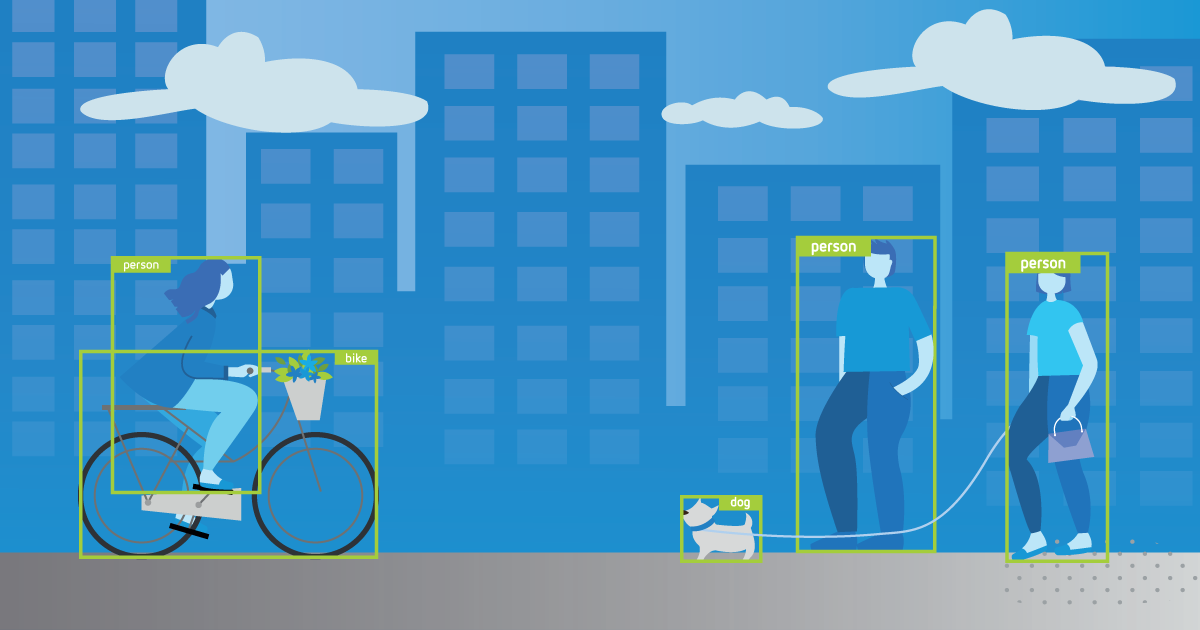
#> input picture image1.png, 1200 x 630 px
$ python main.py
#> lines starting #> are read from the running program, lines starting #| are printed output that depends on the picture; after the words box and inside, x2 and y2 are one past the last pixel; in counts of white or black regions, pixels touching at a corner belong together
import cv2
import tkinter as tk
from tkinter import filedialog,messagebox
import os
import sys


root = tk.Tk()
root.withdraw()
file_path_base = filedialog.askopenfilename(initialdir= os.getcwd(),title="Select Base Image: ")
#> the answer given: image1.png
file_path_temp= filedialog.askopenfilename(initialdir= os.getcwd(),title="Select Template Image: ")
#> the answer given: image1.png

try:
    # Loading base image and template image using imread()
    img = cv2.imread(file_path_base)
#> img is the input picture: shape (630, 1200, 3); mean B, G, R 196.7, 150.6, 76.8
    # Coverting 'img' into grayscale
    img_gray = cv2.cvtColor(img, cv2.COLOR_BGR2GRAY)
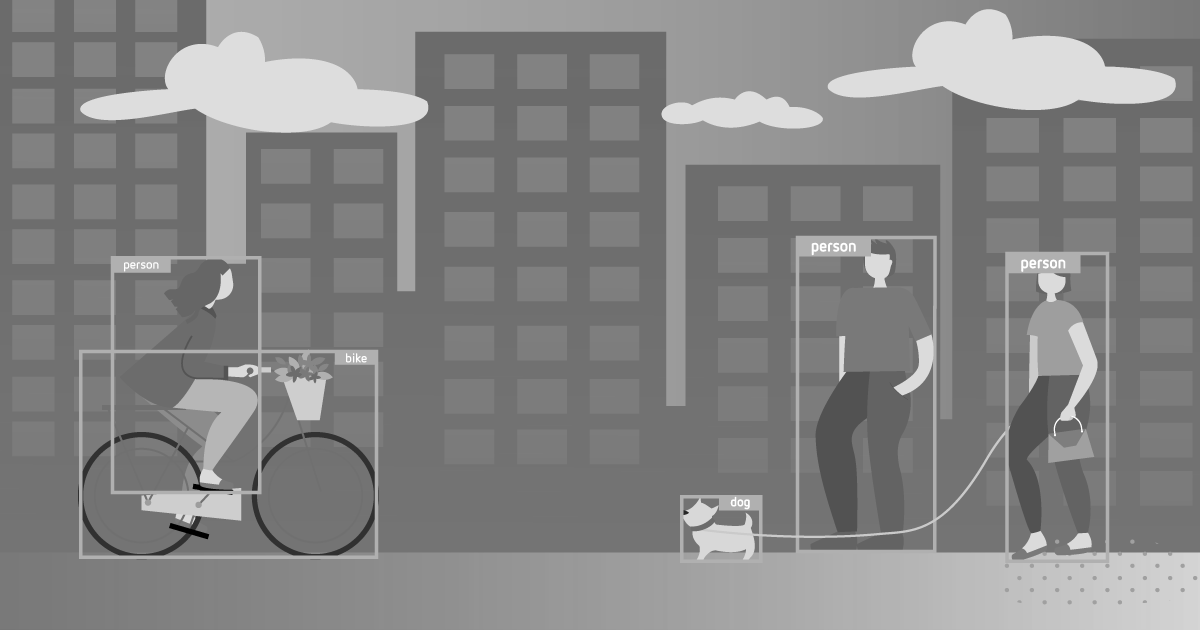
#> img_gray: shape (630, 1200); min 0, max 255, mean 133.7
    template = cv2.imread(file_path_temp,0)
#> template: shape (630, 1200); min 0, max 255, mean 133.3
    h ,w = template.shape #Getting the height and width of the template image
#> h = 630; w = 1200

except cv2.error:
    messagebox.showinfo("Warning!","No Image Found!")
    sys.exit(0)


# Using 'cv2.matchTemplate' method for comparing Template with base image
match = cv2.matchTemplate(img_gray,template,cv2.TM_CCOEFF_NORMED)
#> match = [1]
threshold = 0.8

# Using 'cv2.minMaxLoc' method for finding the max_location where templeate matches Base image
min_val, max_val, min_location, max_location = cv2.minMaxLoc(match)
#> min_val = 1; max_val = 1; min_location = (0, 0); max_location = (0, 0)
location = max_location
#> location = (0, 0)
font = cv2.FONT_HERSHEY_PLAIN

"""
location[0] + w, location[1] + h
Here 'w' is weight of template and 'h' is height of template
used to mark the mached area
"""
cv2.rectangle(img, location, (location[0] + w, location[1] + h), (0,0,255), 2)
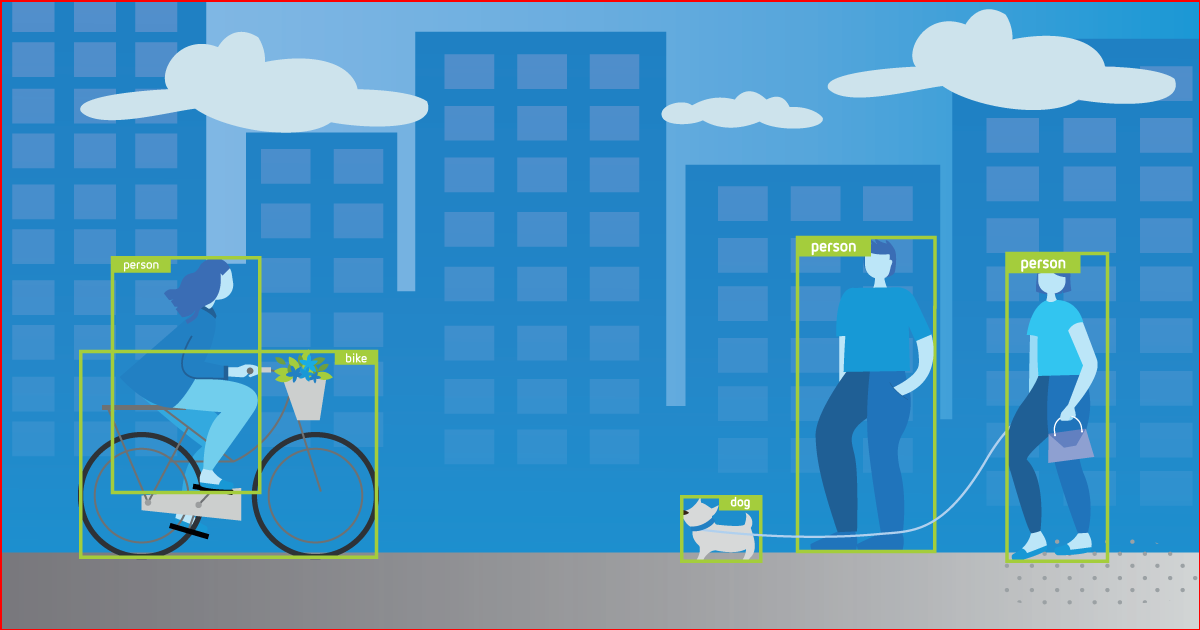
#> img: shape (630, 1200, 3); 0.73% of pixels changed, all inside (x1, y1, x2, y2) = (0, 0, 1200, 630)
cv2.putText(img,"Object Spotted.", (location[0]-40,location[1]-5),font , 1, (0,0,0),2)

cv2.imwrite('images/result3.jpg',img)
cv2.imshow('images/Results.jpg',img)

# to wait until any key is pressed
cv2.waitKey(0)
# using 'cv2.destroyAllWindows()' method to destroy all windows whenever any key is pressed
cv2.destroyAllWindows()

$ run again, on images/img2.jpg
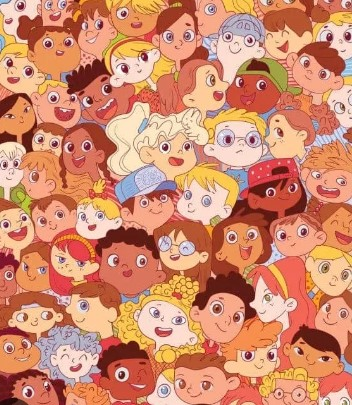
#> input picture images/img2.jpg, 352 x 405 px
#> img is the input picture: shape (405, 352, 3); mean B, G, R 110.1, 139.5, 209.6
#> `img_gray = cv2.cvtColor(img, cv2.COLOR_BGR2GRAY)`:
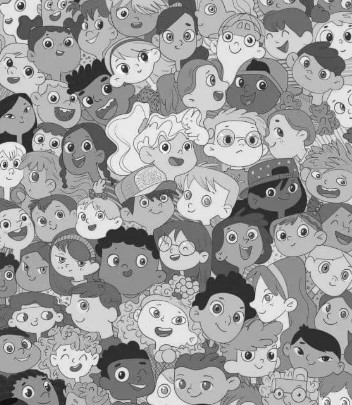
#> img_gray: shape (405, 352); min 12, max 253, mean 157.1
#> match = [1]
#> min_val = 1; min_location = (0, 0)
#> `cv2.rectangle(img, location, (location[0] + w, location[1] + h), (0,0,..`:
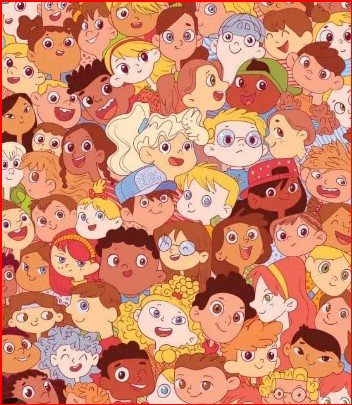
#> img: shape (405, 352, 3); 1.59% of pixels changed, all inside (x1, y1, x2, y2) = (0, 0, 352, 405)
